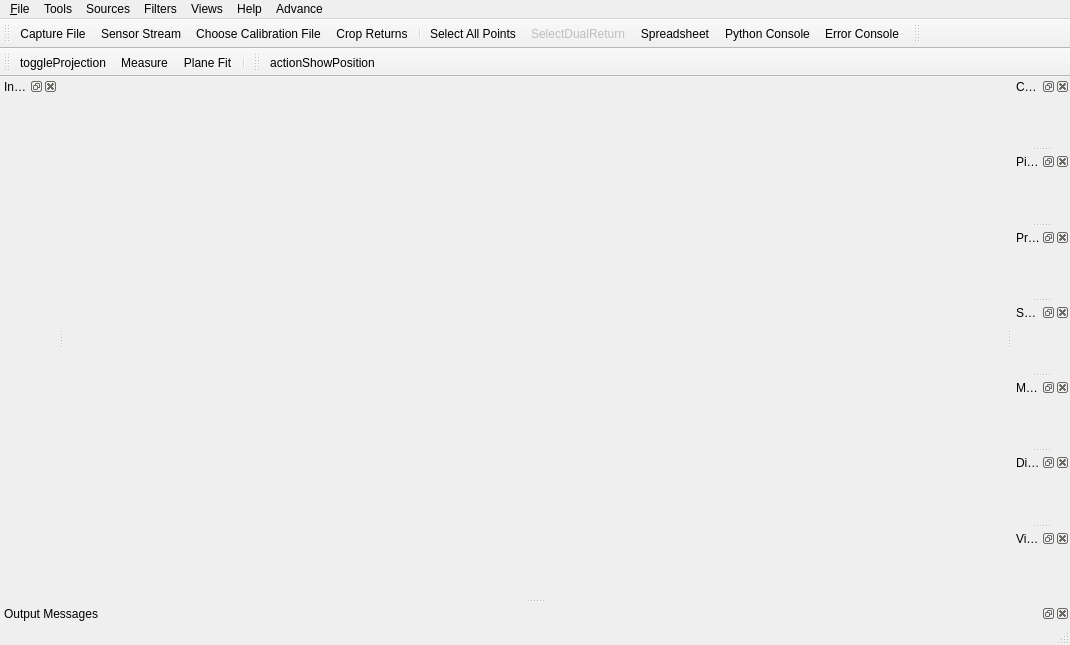
<?xml version="1.0" encoding="UTF-8"?>
<ui version="4.0">
 <class>vvMainWindow</class>
 <widget class="QMainWindow" name="vvMainWindow">
  <property name="geometry">
   <rect>
    <x>0</x>
    <y>0</y>
    <width>1070</width>
    <height>645</height>
   </rect>
  </property>
  <property name="acceptDrops">
   <bool>true</bool>
  </property>
  <property name="windowTitle">
   <string>MainWindow</string>
  </property>
  <property name="windowIcon">
   <iconset resource="vvResources.qrc">
    <normaloff>:/vvResources/Icons/logo.png</normaloff>:/vvResources/Icons/logo.png</iconset>
  </property>
  <widget class="QWidget" name="centralwidget">
   <property name="acceptDrops">
    <bool>true</bool>
   </property>
  </widget>
  <widget class="QMenuBar" name="menubar">
   <property name="geometry">
    <rect>
     <x>0</x>
     <y>0</y>
     <width>1070</width>
     <height>25</height>
    </rect>
   </property>
   <widget class="QMenu" name="menu_File">
    <property name="title">
     <string>&amp;File</string>
    </property>
    <widget class="QMenu" name="menuRecent_Files">
     <property name="title">
      <string>&amp;Recent Files</string>
     </property>
     <addaction name="separator"/>
     <addaction name="actionClear_Menu"/>
    </widget>
    <widget class="QMenu" name="menuSaveAs">
     <property name="title">
      <string>Save &amp;As</string>
     </property>
     <addaction name="actionSavePCAP"/>
     <addaction name="actionSaveCSV"/>
     <addaction name="actionSavePositionCSV"/>
    </widget>
    <widget class="QMenu" name="menu_Open">
     <property name="title">
      <string>&amp;Open</string>
     </property>
     <addaction name="actionOpenPcap"/>
     <addaction name="actionOpen_Sensor_Stream"/>
     <addaction name="separator"/>
     <addaction name="actionChoose_Calibration_File"/>
    </widget>
    <addaction name="menu_Open"/>
    <addaction name="menuRecent_Files"/>
    <addaction name="separator"/>
    <addaction name="menuSaveAs"/>
    <addaction name="actionExport_To_KiwiViewer"/>
    <addaction name="actionSaveScreenshot"/>
    <addaction name="separator"/>
    <addaction name="actionClose"/>
    <addaction name="separator"/>
    <addaction name="actionE_xit"/>
   </widget>
   <widget class="QMenu" name="menuTools">
    <property name="title">
     <string>Tools</string>
    </property>
    <widget class="QMenu" name="menuDebugging">
     <property name="title">
      <string>Debugging</string>
     </property>
     <addaction name="actionNative_File_Dialogs"/>
    </widget>
    <widget class="QMenu" name="menuDualReturnMode">
     <property name="title">
      <string>&amp;Dual Return Mode</string>
     </property>
     <addaction name="actionDualReturnModeDual"/>
     <addaction name="actionDualReturnDistanceNear"/>
     <addaction name="actionDualReturnDistanceFar"/>
     <addaction name="actionDualReturnIntensityHigh"/>
     <addaction name="actionDualReturnIntensityLow"/>
    </widget>
    <widget class="QMenu" name="menuProcessing_Options">
     <property name="title">
      <string>Processing Options</string>
     </property>
     <addaction name="actionCorrectIntensityValues"/>
     <addaction name="actionFastRenderer"/>
     <addaction name="actionIgnoreZeroDistances"/>
     <addaction name="actionIntraFiringAdjust"/>
     <addaction name="actionIgnoreEmptyFrames"/>
    </widget>
    <addaction name="actionSpreadsheet"/>
    <addaction name="actionMeasurement_Grid"/>
    <addaction name="actionShowRPM"/>
    <addaction name="actionGrid_Properties"/>
    <addaction name="separator"/>
    <addaction name="actionChoose_Calibration_File"/>
    <addaction name="actionLaserSelection"/>
    <addaction name="actionCropReturns"/>
    <addaction name="menuDualReturnMode"/>
    <addaction name="actionSelectDualReturn"/>
    <addaction name="separator"/>
    <addaction name="menuProcessing_Options"/>
    <addaction name="separator"/>
    <addaction name="separator"/>
    <addaction name="actionPython_Console"/>
    <addaction name="actionShowErrorDialog"/>
    <addaction name="separator"/>
    <addaction name="menuDebugging"/>
    <addaction name="separator"/>
   </widget>
   <widget class="QMenu" name="menuHelp">
    <property name="title">
     <string>Help</string>
    </property>
    <action name="actionResetDefaultSettings">
     <property name="text">
      <string>Reset Veloview settings</string>
     </property>
     <property name="iconText">
      <string>This will reset all veloview settings by default</string>
     </property>
    </action>
    <addaction name="actionAbout_VeloView"/>
    <addaction name="separator"/>
    <addaction name="actionVeloViewUserGuide"/>
    <addaction name="actionVeloViewDeveloperGuide"/>
    <addaction name="actionResetDefaultSettings"/>
    <addaction name="actionAdvanceFeature"/>
   </widget>
   <widget class="QMenu" name="menuViews">
    <property name="title">
     <string>Views</string>
    </property>
   </widget>
   <widget class="QMenu" name="menuFilters">
    <property name="title">
     <string>Filters</string>
    </property>
   </widget>
   <widget class="QMenu" name="menuSources">
    <property name="title">
     <string>Sources</string>
    </property>
   </widget>
   <widget class="QMenu" name="menuAdvance">
    <property name="title">
     <string>Advance</string>
    </property>
   </widget>
   <addaction name="menu_File"/>
   <addaction name="menuTools"/>
   <addaction name="menuSources"/>
   <addaction name="menuFilters"/>
   <addaction name="menuViews"/>
   <addaction name="menuHelp"/>
   <addaction name="menuAdvance"/>
  </widget>
  <widget class="pqStatusBar" name="statusbar"/>
  <widget class="QToolBar" name="toolBar">
   <property name="windowTitle">
    <string>Basic Controls</string>
   </property>
   <attribute name="toolBarArea">
    <enum>TopToolBarArea</enum>
   </attribute>
   <attribute name="toolBarBreak">
    <bool>false</bool>
   </attribute>
   <addaction name="actionOpenPcap"/>
   <addaction name="actionOpen_Sensor_Stream"/>
   <addaction name="actionChoose_Calibration_File"/>
   <addaction name="actionCropReturns"/>
   <addaction name="separator"/>
   <addaction name="actionSelect_All_Points"/>
   <addaction name="actionSelectDualReturn2"/>
   <addaction name="actionSpreadsheet"/>
   <addaction name="actionPython_Console"/>
   <addaction name="actionShowErrorDialog"/>
  </widget>
  <widget class="vvColorToolbar" name="colorToolBar">
   <property name="windowTitle">
    <string>Color Controls</string>
   </property>
   <attribute name="toolBarArea">
    <enum>TopToolBarArea</enum>
   </attribute>
   <attribute name="toolBarBreak">
    <bool>false</bool>
   </attribute>
  </widget>
  <widget class="QToolBar" name="viewSettings">
   <property name="windowTitle">
    <string>View Controls</string>
   </property>
   <attribute name="toolBarArea">
    <enum>TopToolBarArea</enum>
   </attribute>
   <attribute name="toolBarBreak">
    <bool>true</bool>
   </attribute>
   <addaction name="actionToggleProjection"/>
   <addaction name="actionMeasure"/>
   <addaction name="actionPlaneFit"/>
   <addaction name="separator"/>
  </widget>
  <widget class="QToolBar" name="geolocationToolbar">
   <property name="windowTitle">
    <string>Geolocation Controls</string>
   </property>
   <attribute name="toolBarArea">
    <enum>TopToolBarArea</enum>
   </attribute>
   <attribute name="toolBarBreak">
    <bool>false</bool>
   </attribute>
   <addaction name="actionShowPosition"/>
   </widget>

   <widget class="QDockWidget" name="outputWidgetDock">
   <property name="floating">
     <bool>true</bool>
   </property>
   <property name="windowTitle">
     <string>Output Messages</string>
   </property>
   <attribute name="dockWidgetArea">
     <number>8</number>
   </attribute>
   <widget class="pqOutputWidget" name="outputWidget">
     <property name="settingsKey" stdset="0">
       <string>OutputMessages</string>
     </property>
   </widget>
  </widget>

  <widget class="QDockWidget" name="colorMapEditorDock">
   <property name="windowTitle">
    <string>Color Map Editor</string>
   </property>
   <attribute name="dockWidgetArea">
    <number>2</number>
   </attribute>
   <widget class="pqColorMapEditor" name="colorMapEditorPanel"/>
  </widget>
  <widget class="QDockWidget" name="pipelineBrowserDock">
   <property name="features">
    <set>QDockWidget::AllDockWidgetFeatures</set>
   </property>
   <property name="windowTitle">
    <string>Pipeline Browser</string>
   </property>
   <attribute name="dockWidgetArea">
    <number>2</number>
   </attribute>
   <widget class="pqPipelineBrowserWidget" name="pipelineBrowser"/>
  </widget>
  <widget class="QDockWidget" name="propertiesDock">
   <property name="features">
    <set>QDockWidget::AllDockWidgetFeatures</set>
   </property>
   <property name="windowTitle">
    <string>Properties</string>
   </property>
   <attribute name="dockWidgetArea">
    <number>2</number>
   </attribute>
   <widget class="pqPropertiesPanel" name="propertiesPanel"/>
  </widget>
  <widget class="QDockWidget" name="spreadSheetDock">
   <property name="windowTitle">
    <string>SpreadSheet</string>
   </property>
   <attribute name="dockWidgetArea">
    <number>2</number>
   </attribute>
   <widget class="QWidget" name="spreadSheet"/>
  </widget>
  <widget class="QDockWidget" name="memoryInspectorDock">
   <property name="windowTitle">
    <string>Memory Inspector</string>
   </property>
   <attribute name="dockWidgetArea">
    <number>2</number>
   </attribute>
   <widget class="pqMemoryInspectorPanel" name="memoryInspectorPanel"/>
  </widget>
  <widget class="QDockWidget" name="informationDock">
   <property name="windowTitle">
    <string>Information</string>
   </property>
   <attribute name="dockWidgetArea">
    <number>1</number>
   </attribute>
   <widget class="pqProxyInformationWidget" name="proxyInformationWidget"/>
  </widget>
  <widget class="QDockWidget" name="displayPropertiesDock">
   <property name="windowTitle">
    <string>Display</string>
   </property>
   <attribute name="dockWidgetArea">
    <number>2</number>
   </attribute>
   <widget class="pqPropertiesPanel" name="displayPropertiesPanel"/>
  </widget>
  <widget class="QDockWidget" name="viewPropertiesDock">
   <property name="windowTitle">
    <string>View</string>
   </property>
   <attribute name="dockWidgetArea">
    <number>2</number>
   </attribute>
   <widget class="pqPropertiesPanel" name="viewPropertiesPanel"/>
  </widget>
  <action name="actionE_xit">
   <property name="text">
    <string>E&amp;xit</string>
   </property>
   <property name="statusTip">
    <string>Exit Application</string>
   </property>
   <property name="shortcut">
    <string>Ctrl+Q</string>
   </property>
  </action>
  <action name="actionOpenPcap">
   <property name="icon">
    <iconset resource="VelodyneHDL/Ui/images/resources.qrc">
     <normaloff>:/VelodyneHDLPlugin/WiresharkDoc-128.png</normaloff>:/VelodyneHDLPlugin/WiresharkDoc-128.png</iconset>
   </property>
   <property name="text">
    <string>&amp;Capture File...</string>
   </property>
   <property name="toolTip">
    <string>Open a Wireshark-format capture file with data collected from a Velodyne sensor</string>
   </property>
   <property name="statusTip">
    <string>Open Data File</string>
   </property>
   <property name="shortcut">
    <string>Ctrl+O</string>
   </property>
  </action>
  <action name="actionSelect_Visible_Points">
   <property name="icon">
    <iconset resource="vvResources.qrc">
     <normaloff>:/vvResources/Icons/pqSurfaceSelectionPoint24.png</normaloff>:/vvResources/Icons/pqSurfaceSelectionPoint24.png</iconset>
   </property>
   <property name="text">
    <string>Select Visible Points</string>
   </property>
   <property name="toolTip">
    <string>Select Visible Points (s)</string>
   </property>
  </action>
  <action name="actionSelect_All_Points">
   <property name="checkable">
    <bool>true</bool>
   </property>
   <property name="icon">
    <iconset resource="vvResources.qrc">
     <normaloff>:/vvResources/Icons/pqFrustumSelectionPoint24.png</normaloff>:/vvResources/Icons/pqFrustumSelectionPoint24.png</iconset>
   </property>
   <property name="text">
    <string>Select All Points</string>
   </property>
   <property name="toolTip">
    <string>Select All Points</string>
   </property>
  </action>
  <action name="actionSpreadsheet">
   <property name="checkable">
    <bool>true</bool>
   </property>
   <property name="icon">
    <iconset resource="vvResources.qrc">
     <normaloff>:/vvResources/Icons/pqSpreadsheet16.png</normaloff>:/vvResources/Icons/pqSpreadsheet16.png</iconset>
   </property>
   <property name="text">
    <string>Spreadsheet</string>
   </property>
   <property name="toolTip">
    <string>Spreadsheet</string>
   </property>
   <property name="shortcut">
    <string>Ctrl+T</string>
   </property>
  </action>
  <action name="actionOpen_Sensor_Stream">
   <property name="icon">
    <iconset resource="VelodyneHDL/Ui/images/resources.qrc">
     <normaloff>:/VelodyneHDLPlugin/velodyne_hdl.png</normaloff>:/VelodyneHDLPlugin/velodyne_hdl.png</iconset>
   </property>
   <property name="text">
    <string>Sensor &amp;Stream...</string>
   </property>
  </action>
  <action name="actionChoose_Calibration_File">
   <property name="icon">
    <iconset resource="VelodyneHDL/Ui/images/resources.qrc">
     <normaloff>:/VelodyneHDLPlugin/calibrate.png</normaloff>:/VelodyneHDLPlugin/calibrate.png</iconset>
   </property>
   <property name="text">
    <string>Choose &amp;Calibration File...</string>
   </property>
  </action>
  <action name="actionPause">
   <property name="icon">
    <iconset>
     <normaloff>:/VelodyneHDLPlugin/media-playback-pause.png</normaloff>:/VelodyneHDLPlugin/media-playback-pause.png</iconset>
   </property>
   <property name="text">
    <string>Pause</string>
   </property>
   <property name="shortcut">
    <string>Space</string>
   </property>
  </action>
  <action name="actionPython_Console">
   <property name="icon">
    <iconset resource="vvResources.qrc">
     <normaloff>:/vvResources/Icons/python_logo_124.png</normaloff>:/vvResources/Icons/python_logo_124.png</iconset>
   </property>
   <property name="text">
    <string>Python Console</string>
   </property>
   <property name="shortcut">
    <string>F8</string>
   </property>
  </action>
  <action name="actionClose">
   <property name="text">
    <string>&amp;Close Data</string>
   </property>
   <property name="toolTip">
    <string>Close Data</string>
   </property>
   <property name="shortcut">
    <string>Ctrl+W</string>
   </property>
  </action>
  <action name="actionMeasurement_Grid">
   <property name="checkable">
    <bool>true</bool>
   </property>
   <property name="checked">
    <bool>true</bool>
   </property>
   <property name="text">
    <string>Measurement Grid</string>
   </property>
   <property name="shortcut">
    <string>Ctrl+G</string>
   </property>
  </action>
  <action name="actionSaveScreenshot">
   <property name="text">
    <string>Save &amp;Screenshot...</string>
   </property>
  </action>
  <action name="actionSaveCSV">
   <property name="icon">
    <iconset resource="VelodyneHDL/Ui/images/resources.qrc">
     <normaloff>:/VelodyneHDLPlugin/csv.png</normaloff>:/VelodyneHDLPlugin/csv.png</iconset>
   </property>
   <property name="text">
    <string>Save &amp;CSV...</string>
   </property>
  </action>
  <action name="actionExport_To_KiwiViewer">
   <property name="icon">
    <iconset resource="VelodyneHDL/Ui/images/resources.qrc">
     <normaloff>:/VelodyneHDLPlugin/kiwi_200.png</normaloff>:/VelodyneHDLPlugin/kiwi_200.png</iconset>
   </property>
   <property name="text">
    <string>Export To &amp;KiwiViewer...</string>
   </property>
   <property name="toolTip">
    <string>Export To KiwiViewer</string>
   </property>
  </action>
  <action name="actionGrid_Properties">
   <property name="text">
    <string>Grid Properties</string>
   </property>
  </action>
  <action name="actionSavePCAP">
   <property name="icon">
    <iconset resource="VelodyneHDL/Ui/images/resources.qrc">
     <normaloff>:/VelodyneHDLPlugin/WiresharkDoc-128.png</normaloff>:/VelodyneHDLPlugin/WiresharkDoc-128.png</iconset>
   </property>
   <property name="text">
    <string>Save PCAP...</string>
   </property>
   <property name="iconText">
    <string>Save PCAP</string>
   </property>
   <property name="toolTip">
    <string>Save PCAP</string>
   </property>
  </action>
  <action name="actionAbout_VeloView">
   <property name="text">
    <string>About ...</string>
   </property>
  </action>
  <action name="actionVeloViewDeveloperGuide">
   <property name="text">
    <string>Developer's Guide</string>
   </property>
  </action>
  <action name="actionRecent_file1">
   <property name="text">
    <string>recent_file1</string>
   </property>
  </action>
  <action name="actionRecent_file2">
   <property name="text">
    <string>recent_file2</string>
   </property>
  </action>
  <action name="actionRecent_file3">
   <property name="text">
    <string>recent_file3</string>
   </property>
  </action>
  <action name="actionRecent_file4">
   <property name="text">
    <string>recent_file4</string>
   </property>
  </action>
  <action name="actionRecent_file5">
   <property name="text">
    <string>recent_file5</string>
   </property>
  </action>
  <action name="actionClear_Menu">
   <property name="text">
    <string>Clear Menu</string>
   </property>
  </action>
  <action name="actionNative_File_Dialogs">
   <property name="checkable">
    <bool>true</bool>
   </property>
   <property name="checked">
    <bool>true</bool>
   </property>
   <property name="text">
    <string>Native File Dialogs</string>
   </property>
  </action>
  <action name="actionToggleProjection">
   <property name="checkable">
    <bool>true</bool>
   </property>
   <property name="icon">
    <iconset resource="vvResources.qrc">
     <normaloff>:/vvResources/Icons/ViewOrtho.png</normaloff>
     <normalon>:/vvResources/Icons/ViewPerspective.png</normalon>:/vvResources/Icons/ViewOrtho.png</iconset>
   </property>
   <property name="text">
    <string>toggleProjection</string>
   </property>
   <property name="toolTip">
    <string>Toggle between projective and orthogonal view</string>
   </property>
  </action>
  <action name="actionVeloViewUserGuide">
   <property name="text">
    <string>User's Guide</string>
   </property>
   <property name="shortcut">
    <string>F1</string>
   </property>
  </action>
  <action name="actionMeasure">
   <property name="checkable">
    <bool>true</bool>
   </property>
   <property name="icon">
    <iconset resource="vvResources.qrc">
     <normaloff>:/vvResources/Icons/Measurements.png</normaloff>:/vvResources/Icons/Measurements.png</iconset>
   </property>
   <property name="text">
    <string>Measure</string>
   </property>
   <property name="toolTip">
    <string>Measure the distance (in meters) between two screen points.&lt;br/&gt;To draw a ruler line, click this button, then hold down the &lt;b&gt;Ctrl key&lt;/b&gt; and the &lt;b&gt;left button&lt;/b&gt; of your mouse. &lt;br/&gt;&lt;u&gt;This feature is only available in orthogonal projection.&lt;/u&gt;</string>
   </property>
  </action>
  <action name="actionPlaneFit">
   <property name="icon">
    <iconset resource="vvResources.qrc">
     <normaloff>:/vvResources/Icons/planefit.png</normaloff>:/vvResources/Icons/planefit.png</iconset>
   </property>
   <property name="text">
    <string>Plane Fit</string>
   </property>
   <property name="toolTip">
    <string>Plane Fit to selection</string>
   </property>
  </action>
  <action name="actionSavePositionCSV">
   <property name="icon">
    <iconset resource="vvResources.qrc">
     <normaloff>:/vvResources/Icons/pqSpreadsheet16.png</normaloff>:/vvResources/Icons/pqSpreadsheet16.png</iconset>
   </property>
   <property name="text">
    <string>Save Position CSV...</string>
   </property>
  </action>
  <action name="actionGPSApply">
   <property name="checkable">
    <bool>true</bool>
   </property>
   <property name="icon">
    <iconset resource="vvResources.qrc">
     <normaloff>:/vvResources/Icons/location.png</normaloff>:/vvResources/Icons/location.png</iconset>
   </property>
   <property name="text">
    <string>GPSApply</string>
   </property>
   <property name="toolTip">
    <string>Apply geolocation</string>
   </property>
  </action>
  <action name="actionAbsolute">
   <property name="checkable">
    <bool>true</bool>
   </property>
   <property name="icon">
    <iconset resource="vvResources.qrc">
     <normaloff>:/vvResources/Icons/absolute.png</normaloff>:/vvResources/Icons/absolute.png</iconset>
   </property>
   <property name="text">
    <string>absolute</string>
   </property>
   <property name="toolTip">
    <string>Geolocation in absolute coordinates</string>
   </property>
  </action>
  <action name="actionLaserSelection">
   <property name="text">
    <string>Laser Selection...</string>
   </property>
  </action>
  <action name="actionSaveLAS">
   <property name="icon">
    <iconset resource="VelodyneHDL/Ui/images/resources.qrc">
     <normaloff>:/VelodyneHDLPlugin/las.png</normaloff>:/VelodyneHDLPlugin/las.png</iconset>
   </property>
   <property name="text">
    <string>Save &amp;LAS</string>
   </property>
   <property name="toolTip">
    <string>Save to ASPRS LAS format</string>
   </property>
  </action>
  <action name="actionOpenApplanix">
   <property name="icon">
    <iconset resource="VelodyneHDL/Ui/images/resources.qrc">
     <normaloff>:/VelodyneHDLPlugin/gps.png</normaloff>:/VelodyneHDLPlugin/gps.png</iconset>
   </property>
   <property name="text">
    <string>Capture File with External &amp;Geoposition</string>
   </property>
   <property name="toolTip">
    <string>Open a text file with POSPAC text-format position data collected from an Applanix sensor, and Wireshark-format capture file with data collected from a Velodyne sensor</string>
   </property>
  </action>
  <action name="actionCropReturns">
   <property name="icon">
    <iconset resource="VelodyneHDL/Ui/images/resources.qrc">
     <normaloff>:/VelodyneHDLPlugin/crop.png</normaloff>:/VelodyneHDLPlugin/crop.png</iconset>
   </property>
   <property name="text">
    <string>Crop Returns...</string>
   </property>
  </action>
  <action name="actionDualReturnModeDual">
   <property name="checkable">
    <bool>true</bool>
   </property>
   <property name="checked">
    <bool>true</bool>
   </property>
   <property name="enabled">
    <bool>false</bool>
   </property>
   <property name="text">
    <string>&amp;Dual</string>
   </property>
   <property name="toolTip">
    <string>Show both returns of a dual return</string>
   </property>
  </action>
  <action name="actionDualReturnDistanceNear">
   <property name="checkable">
    <bool>true</bool>
   </property>
   <property name="enabled">
    <bool>false</bool>
   </property>
   <property name="text">
    <string>&amp;Near Distance</string>
   </property>
   <property name="toolTip">
    <string>Show nearer distance return of a dual return</string>
   </property>
  </action>
  <action name="actionDualReturnDistanceFar">
   <property name="checkable">
    <bool>true</bool>
   </property>
   <property name="enabled">
    <bool>false</bool>
   </property>
   <property name="text">
    <string>&amp;Far Distance</string>
   </property>
   <property name="toolTip">
    <string>Show farther distance return of a dual return</string>
   </property>
  </action>
  <action name="actionDualReturnIntensityHigh">
   <property name="checkable">
    <bool>true</bool>
   </property>
   <property name="enabled">
    <bool>false</bool>
   </property>
   <property name="text">
    <string>&amp;High Intensity</string>
   </property>
   <property name="toolTip">
    <string>Show higher intensity return of a dual return</string>
   </property>
  </action>
  <action name="actionDualReturnIntensityLow">
   <property name="checkable">
    <bool>true</bool>
   </property>
   <property name="enabled">
    <bool>false</bool>
   </property>
   <property name="text">
    <string>&amp;Low Intensity</string>
   </property>
   <property name="toolTip">
    <string>Show lower intensity return of a dual return</string>
   </property>
  </action>
  <action name="actionShowRPM">
   <property name="checkable">
    <bool>true</bool>
   </property>
   <property name="enabled">
    <bool>true</bool>
   </property>
   <property name="text">
    <string>Show RPM</string>
   </property>
   <property name="toolTip">
    <string>Display the rotations per minute</string>
   </property>
  </action>
  <action name="actionCorrectIntensityValues">
   <property name="checkable">
    <bool>true</bool>
   </property>
   <property name="enabled">
    <bool>false</bool>
   </property>
   <property name="text">
    <string>Apply HDL-64E Intensity Corrections</string>
   </property>
  </action>
  <action name="actionSelectDualReturn">
   <property name="text">
    <string>Select dual returns</string>
   </property>
   <property name="toolTip">
    <string>Select the dual returns of the current selection</string>
   </property>
   <property name="shortcut">
    <string>Ctrl+D</string>
   </property>
  </action>
  <action name="actionSelectDualReturn2">
   <property name="enabled">
    <bool>false</bool>
   </property>
   <property name="icon">
    <iconset resource="vvResources.qrc">
     <normaloff>:/vvResources/Icons/pqSurfaceSelectionPoint24.png</normaloff>:/vvResources/Icons/pqSurfaceSelectionPoint24.png</iconset>
   </property>
   <property name="text">
    <string>SelectDualReturn</string>
   </property>
   <property name="toolTip">
    <string>Select the dual returns of the current selection</string>
   </property>
  </action>
  <action name="actionPersisting_Grid_Properties">
   <property name="checkable">
    <bool>true</bool>
   </property>
   <property name="enabled">
    <bool>false</bool>
   </property>
   <property name="text">
    <string>Persisting Grid Properties</string>
   </property>
  </action>
  <action name="actionShowErrorDialog">
   <property name="icon">
    <iconset resource="vvResources.qrc">
     <normaloff>:/vvResources/Icons/errorConsole.png</normaloff>:/vvResources/Icons/errorConsole.png</iconset>
   </property>
   <property name="text">
    <string>Error Console</string>
   </property>
   <property name="toolTip">
    <string>Show the error console.</string>
   </property>
  </action>
  <action name="actionIgnoreZeroDistances">
   <property name="checkable">
    <bool>true</bool>
   </property>
   <property name="checked">
    <bool>true</bool>
   </property>
   <property name="enabled">
    <bool>true</bool>
   </property>
   <property name="text">
    <string>Ignore returns with distance equals to 0</string>
   </property>
  </action>
  <action name="actionIntraFiringAdjust">
   <property name="checkable">
    <bool>true</bool>
   </property>
   <property name="checked">
    <bool>true</bool>
   </property>
   <property name="enabled">
    <bool>true</bool>
   </property>
   <property name="text">
    <string>Adjust intra-firing timings and azimuths</string>
   </property>
  </action>
  <action name="actionIgnoreEmptyFrames">
   <property name="checkable">
    <bool>true</bool>
   </property>
   <property name="checked">
    <bool>true</bool>
   </property>
   <property name="text">
    <string>Ignore empty frames</string>
   </property>
  </action>
  <action name="actionFastRenderer">
   <property name="checkable">
    <bool>true</bool>
   </property>
   <property name="enabled">
    <bool>false</bool>
   </property>
   <property name="text">
    <string>Apply VLS-128 Fast Renderering</string>
   </property>
  </action>
  <action name="actionAdvanceFeature">
   <property name="checkable">
    <bool>true</bool>
   </property>
   <property name="checked">
    <bool>true</bool>
   </property>
   <property name="text">
    <string>Advanced Feature</string>
   </property>
  </action>
  <action name="actionShowPosition">
   <property name="checkable">
    <bool>true</bool>
   </property>
   <property name="icon">
    <iconset resource="vvResources.qrc">
     <normaloff>:/vvResources/Icons/map.png</normaloff>:/vvResources/Icons/map.png</iconset>
   </property>
   <property name="text">
    <string>actionShowPosition</string>
   </property>
   <property name="toolTip">
    <string>Show the GPS Track</string>
   </property>
  </action>
 </widget>
 <customwidgets>
  <customwidget>
   <class>vvColorToolbar</class>
   <extends>QToolBar</extends>
   <header>vvColorToolbar.h</header>
  </customwidget>
  <customwidget>
   <class>pqColorMapEditor</class>
   <extends>QWidget</extends>
   <header>pqColorMapEditor.h</header>
   <container>1</container>
  </customwidget>
  <customwidget>
   <class>pqPipelineBrowserWidget</class>
   <extends>QWidget</extends>
   <header>pqPipelineBrowserWidget.h</header>
   <container>1</container>
  </customwidget>
  <customwidget>
   <class>pqPropertiesPanel</class>
   <extends>QWidget</extends>
   <header>pqPropertiesPanel.h</header>
   <container>1</container>
  </customwidget>
  <customwidget>
   <class>pqProxyInformationWidget</class>
   <extends>QWidget</extends>
   <header>pqProxyInformationWidget.h</header>
   <container>1</container>
  </customwidget>
  <customwidget>
   <class>pqMemoryInspectorPanel</class>
   <extends>QWidget</extends>
   <header>pqMemoryInspectorPanel.h</header>
   <container>1</container>
  </customwidget>
  <customwidget>
   <class>pqStatusBar</class>
   <extends>QStatusBar</extends>
   <header>pqStatusBar.h</header>
  </customwidget>
  <customwidget>
   <class>pqOutputWidget</class>
   <extends>QWidget</extends>
   <header>pqOutputWidget.h</header>
   <container>1</container>
  </customwidget>
 </customwidgets>
 <resources>
  <include location="VelodyneHDL/Ui/images/resources.qrc"/>
  <include location="vvResources.qrc"/>
 </resources>
 <connections>
  <connection>
   <sender>actionE_xit</sender>
   <signal>triggered()</signal>
   <receiver>vvMainWindow</receiver>
   <slot>close()</slot>
   <hints>
    <hint type="sourcelabel">
     <x>-1</x>
     <y>-1</y>
    </hint>
    <hint type="destinationlabel">
     <x>399</x>
     <y>299</y>
    </hint>
   </hints>
  </connection>
 </connections>
</ui>
